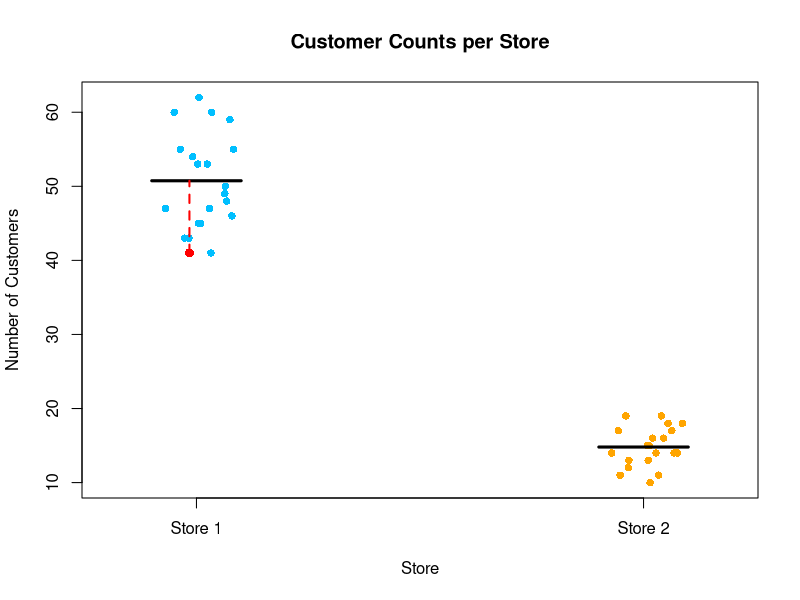
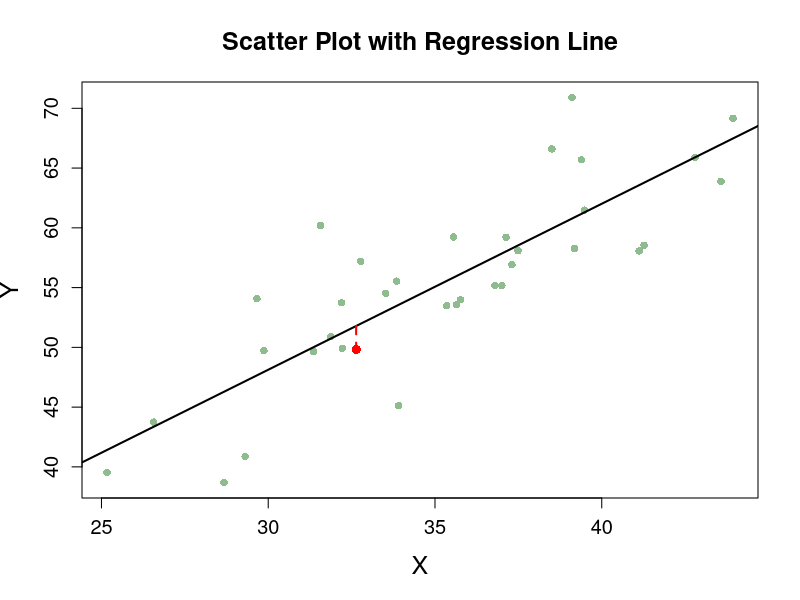

Reproduce these figures in R, in order.
## ---- chunk 1
#| code-fold: true 
store1 <- rpois(20, 50)
store2 <- rpois(20, 15)
storedata <- data.frame(numcust = c(store1, store2),
                        store = factor(rep(c("Store 1", "Store 2"), each = 20)))

stripchart(numcust ~ store, data = storedata,
           method = "jitter", pch = 16, col = c("deepskyblue", "orange"),
           vertical = TRUE, main = "Customer Counts per Store",
           xlab = "Store", ylab = "Number of Customers")
means <- tapply(storedata$numcust, storedata$store, mean)
segments(x0 = 1:2- 0.1, x1 = 1:2 + 0.1, y0 = means, y1 = means, lwd = 3, col = "black") 
min_count <- min(storedata$numcust[storedata$store == "Store 1"])
min_x <- jitter(rep(1, sum(storedata$numcust == min_count))) 
points(min_x, min_count, col = "red", pch = 16, cex = 1.2) 
segments(x0 = min_x, x1 = min_x, y0 = min_count, y1 = means["Store 1"], col = "red", lwd = 2, lty = 2)
## ---- chunk 2
#| code-fold: true 

# Generate random x values and error term
set.seed(123)  # Ensures reproducibility
x <- rnorm(35, mean = 35, sd = 5)
error <- rnorm(35, mean = 0, sd = 5)

# Define true model parameters
beta0 <- 2
beta1 <- 1.5

# Generate y values based on the regression model
y <- beta0 + beta1 * x + error

# Fit a linear regression model
model <- lm(y ~ x)  # This was missing!

# Select an observation to highlight
obs_index <- 20  
x_obs <- x[obs_index]
y_obs <- y[obs_index]
y_pred <- predict(model, newdata = data.frame(x = x_obs))  

# Scatter plot of data points
plot(x, y, pch = 16, col = "darkseagreen",
     xlab = "X", ylab = "Y",
     main = "Scatter Plot with Regression Line",
     cex.lab = 1.5, cex.axis = 1.2, cex.main = 1.5)

# Add regression line
abline(model, col = "black", lwd = 2)

# Highlight the observed point
points(x_obs, y_obs, col = "red", pch = 16, cex = 1.2)  

# Draw a dashed vertical line from the predicted value to the observed value
segments(x0 = x_obs, x1 = x_obs, y0 = y_pred, y1 = y_obs, col = "red", lwd = 2, lty = 2)

